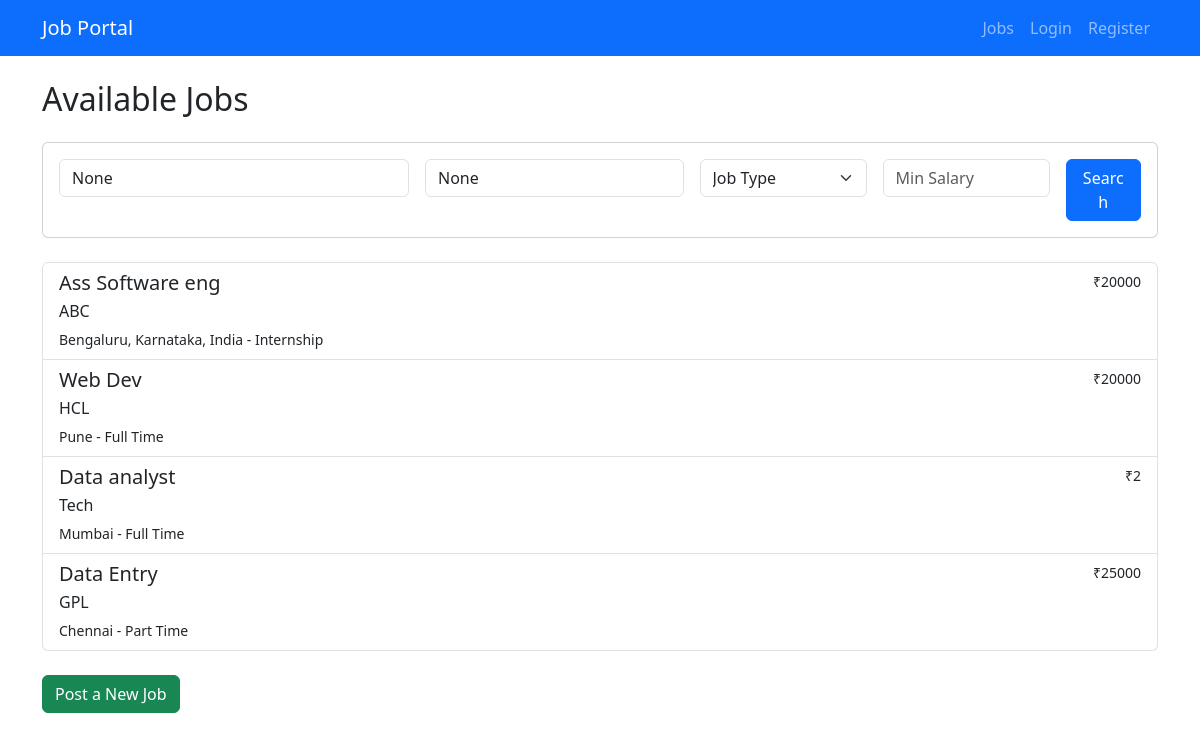
Before: / with the older database file.
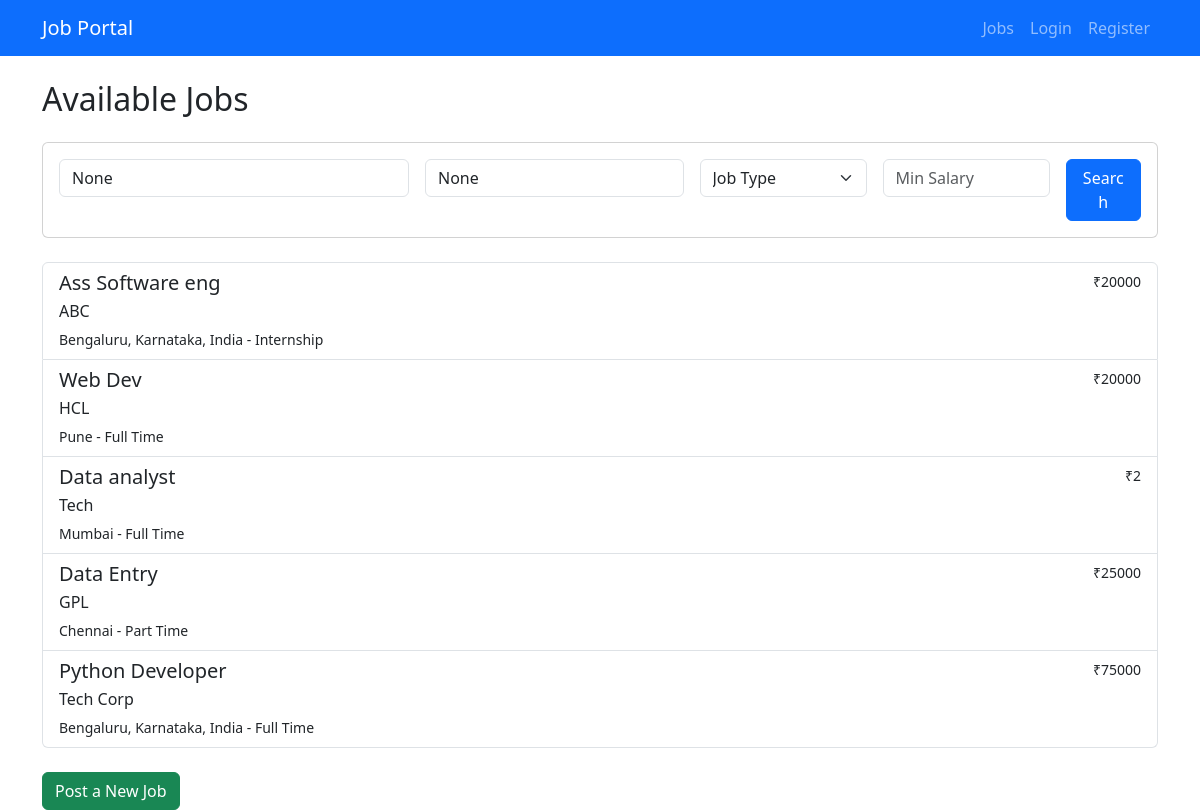
After: the same page with the newer database file.
### jobs/models.py (models this page shows, shortened)
class Job(models.Model):
    JOB_TYPE_CHOICES = (
        ('full-time', 'Full Time'),
        ('part-time', 'Part Time'),
        ('internship', 'Internship'),
        ('remote', 'Remote'),
    )
    title = models.CharField(max_length=255)
    company = models.CharField(max_length=255)
    description = models.TextField()
    salary = models.IntegerField()
    location = models.CharField(max_length=255)
    job_type = models.CharField(max_length=50, choices=JOB_TYPE_CHOICES)

### jobs/views.py (the view)
# urls.py: path("", job_list, name="job_list"),
def job_list(request):
    jobs = Job.objects.all()
    query = request.GET.get('q')
    location = request.GET.get('location')
    job_type = request.GET.get('job_type')
    min_salary = request.GET.get('min_salary')
    if query:
        jobs = jobs.filter(
            Q(title__icontains=query) |
            Q(company__icontains=query) |
            Q(description__icontains=query)
        )
    if location:
        jobs = jobs.filter(location__icontains=location)
    if job_type:
        jobs = jobs.filter(job_type=job_type)
    if min_salary:
        try:
            jobs = jobs.filter(salary__gte=int(min_salary))
        except ValueError:
            pass
    context = {
        'jobs': jobs,
        'query': query,
        'location': location,
        'job_type': job_type,
        'min_salary': min_salary,
    }
    return render(request, 'jobs/job_list.html', context)

### jobs/templates/jobs/job_list.html (shortened to what this page needs)
{% extends "base.html" %}
{% block content %}
<h2 class="mb-4">Available Jobs</h2>
<div class="card mb-4">
    <div class="card-body">
        <form method="get" class="row g-3">
            <div class="col-md-4">
                <input type="text" name="q" class="form-control" placeholder="Search jobs..." value="{{ query }}">
            </div>
            <div class="col-md-3">
                <input type="text" name="location" class="form-control" placeholder="Location" value="{{ location }}">
            </div>
            <div class="col-md-2">
                <select name="job_type" class="form-select">
                    <option value="">Job Type</option>
                </select>
            </div>
            <div class="col-md-2">
                <input type="number" name="min_salary" class="form-control" placeholder="Min Salary" value="{{ min_salary }}">
            </div>
            <div class="col-md-1">
                <button type="submit" class="btn btn-primary w-100">Search</button>
            </div>
        </form>
    </div>
</div>
{% if jobs %}
    <div class="list-group">
        {% for job in jobs %}
            <a href="{% url 'job_detail' job.id %}" class="list-group-item list-group-item-action">
                <div class="d-flex w-100 justify-content-between">
                    <h5 class="mb-1">{{ job.title }}</h5>
                    <small>₹{{ job.salary|floatformat:0 }}</small>
                </div>
                <p class="mb-1">{{ job.company }}</p>
                <small>{{ job.location }} - {{ job.get_job_type_display }}</small>
            </a>
        {% endfor %}
    </div>
{% else %}
    <p>No jobs available at the moment.</p>
{% endif %}
<a href="{% url 'create_job' %}" class="btn btn-success mt-4">Post a New Job</a>
{% endblock %}

### jobs/templates/base.html (shortened to what this page needs)
<!DOCTYPE html>
<html lang="en">
<head>
    <link href="https://cdn.jsdelivr.net/npm/bootstrap@5.3.2/dist/css/bootstrap.min.css" rel="stylesheet">
</head>
<body>
    <nav class="navbar navbar-expand-lg navbar-dark bg-primary">
        <div class="container">
            <a class="navbar-brand" href="{% url 'job_list' %}">Job Portal</a>
            <div class="collapse navbar-collapse" id="navbarNav">
                <ul class="navbar-nav ms-auto">
                    <li class="nav-item">
                        <a class="nav-link" href="{% url 'job_list' %}">Jobs</a>
                    </li>
                    {% if user.is_authenticated %}
                        {% if user.profile.role == 'employer' %}
                            <li class="nav-item">
                                <a class="nav-link" href="{% url 'create_job' %}">Post Job</a>
                            </li>
                            <li class="nav-item">
                                <a class="nav-link" href="{% url 'employer_dashboard' %}">Employer Dashboard</a>
                            </li>
                        {% else %}
                            <li class="nav-item">
                                <a class="nav-link" href="{% url 'skill_map' %}">Skill Map</a>
                            </li>
                            <li class="nav-item">
                                <a class="nav-link" href="{% url 'candidate_dashboard' %}">My Dashboard</a>
                            </li>
                        {% endif %}
                        <li class="nav-item">
                            <span class="nav-link text-light">Welcome, {{ user.username }}!</span>
                        </li>
                        <li class="nav-item">
                            <a class="nav-link" href="{% url 'profile' %}">Profile</a>
                        </li>
                        <li class="nav-item">
                            <a class="nav-link" href="{% url 'logout' %}">Logout</a>
                        </li>
                    {% else %}
                        <li class="nav-item">
                            <a class="nav-link" href="{% url 'login' %}">Login</a>
                        </li>
                        <li class="nav-item">
                            <a class="nav-link" href="{% url 'register' %}">Register</a>
                        </li>
                    {% endif %}
                </ul>
            </div>
        </div>
    </nav>
    <div class="container mt-4">
        {% block content %}
        {% endblock %}
    </div>
</body>
</html>

Changed rows visible on the page:
added Job: title "Python Developer", salary "75000", company "Tech Corp", location "Bengaluru, Karnataka, India", job_type "Full Time"
